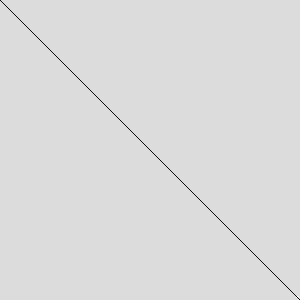
Frame 1 (no input)
Frame 60 (no input): identical to frame 1, image omitted
Frame 120 (the mouse pressed at the canvas centre since frame 60): identical to frame 1, image omitted

The p5.js sketch that drew this single still picture (run headless with seeded random() and noise() and a simulated clock; from frame 60 on, the mouse is pressed at the canvas centre):

// p5.js sketch
// ── sketch.js
function setup() {
createCanvas(300, 300);
background(220);
line(mouseX,0,300,300);

}
function draw() {

}
